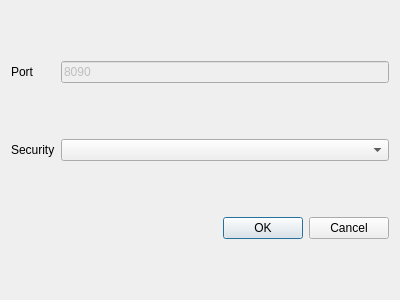
<?xml version="1.0" encoding="UTF-8"?>
<ui version="4.0">
 <class>NetworkAPIDialogBase</class>
 <widget class="QDialog" name="NetworkAPIDialogBase">
  <property name="geometry">
   <rect>
    <x>0</x>
    <y>0</y>
    <width>400</width>
    <height>300</height>
   </rect>
  </property>
  <property name="windowTitle">
   <string>Network API</string>
  </property>
  <layout class="QGridLayout" name="gridLayout">
   <item row="0" column="1">
    <widget class="QLabel" name="label">
     <property name="text">
      <string>Port</string>
     </property>
    </widget>
   </item>
   <item row="0" column="2">
    <widget class="QLineEdit" name="lineEdit">
     <property name="enabled">
      <bool>false</bool>
     </property>
     <property name="text">
      <string>8090</string>
     </property>
    </widget>
   </item>
   <item row="2" column="1" colspan="2">
    <widget class="QDialogButtonBox" name="button_box">
     <property name="orientation">
      <enum>Qt::Horizontal</enum>
     </property>
     <property name="standardButtons">
      <set>QDialogButtonBox::Cancel|QDialogButtonBox::Ok</set>
     </property>
    </widget>
   </item>
   <item row="1" column="1">
    <widget class="QLabel" name="label_2">
     <property name="text">
      <string>Security</string>
     </property>
    </widget>
   </item>
   <item row="1" column="2">
    <widget class="QComboBox" name="comboBox">
     <property name="autoFillBackground">
      <bool>false</bool>
     </property>
    </widget>
   </item>
  </layout>
 </widget>
 <resources/>
 <connections>
  <connection>
   <sender>button_box</sender>
   <signal>accepted()</signal>
   <receiver>NetworkAPIDialogBase</receiver>
   <slot>accept()</slot>
   <hints>
    <hint type="sourcelabel">
     <x>20</x>
     <y>20</y>
    </hint>
    <hint type="destinationlabel">
     <x>20</x>
     <y>20</y>
    </hint>
   </hints>
  </connection>
  <connection>
   <sender>button_box</sender>
   <signal>rejected()</signal>
   <receiver>NetworkAPIDialogBase</receiver>
   <slot>reject()</slot>
   <hints>
    <hint type="sourcelabel">
     <x>20</x>
     <y>20</y>
    </hint>
    <hint type="destinationlabel">
     <x>20</x>
     <y>20</y>
    </hint>
   </hints>
  </connection>
 </connections>
</ui>
